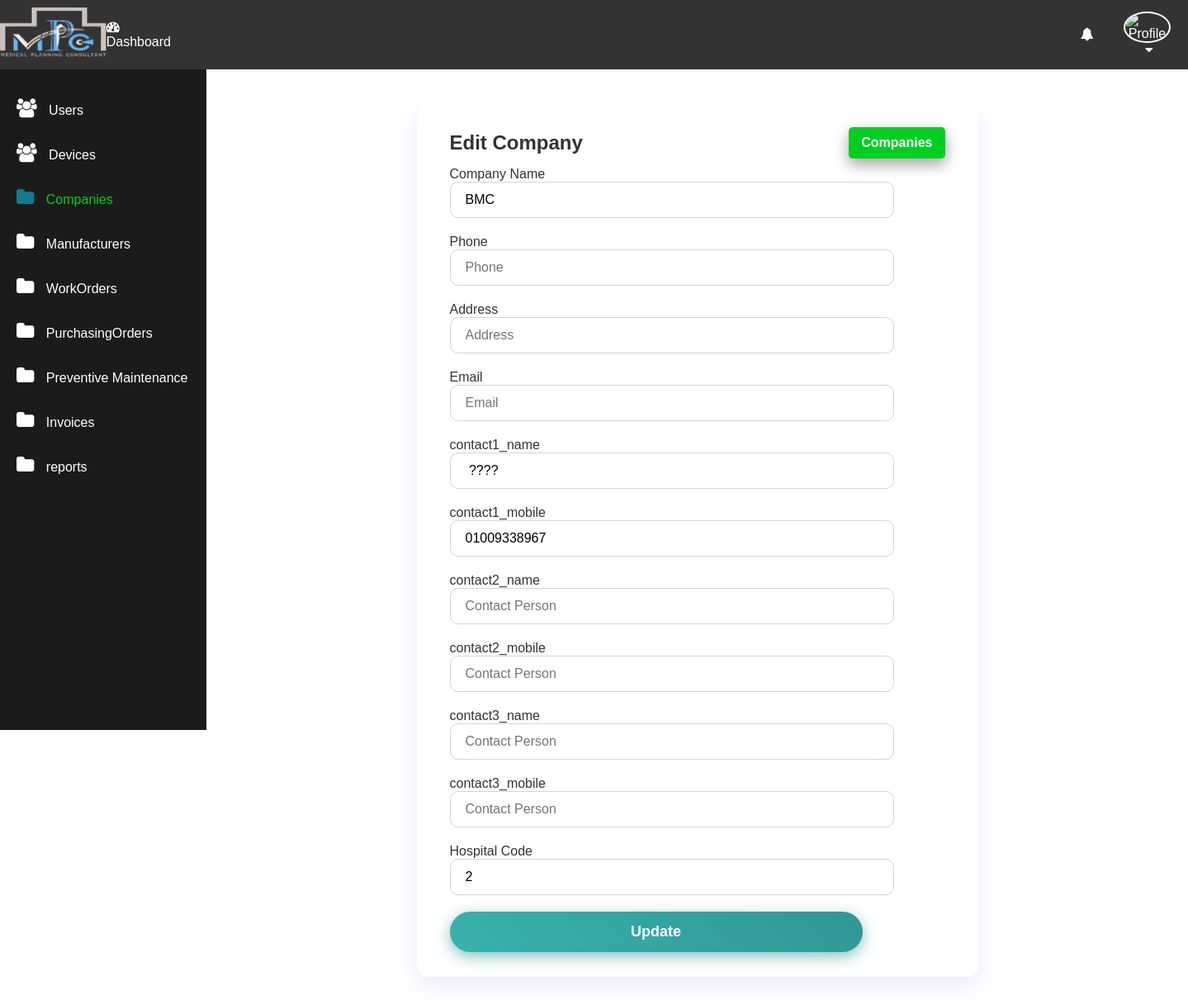
Page /edit-company.php?company_name=BMC (signed in) on the committed database.
### tables this page shows
CREATE TABLE company (
     company_name VARCHAR(255) PRIMARY KEY,
	 phone VARCHAR(20),
	 company_address  VARCHAR(100),
	 company_email  VARCHAR(100),
	 contact1_name VARCHAR(100),
	 contact1_title VARCHAR(100),
	 contact1_mobile VARCHAR(100),
	 contact1_email VARCHAR(100),
	 contact2_name VARCHAR(100),
	 contact2_title VARCHAR(100),
	 contact2_mobile VARCHAR(100),
	 contact2_email VARCHAR(100),
	 contact3_name VARCHAR(100),
	 contact3_title VARCHAR(100),
	 contact3_mobile VARCHAR(100),
	 contact3_email VARCHAR(100),
	 note VARCHAR(255),
	 hospital_code INT NOT NULL,
  created_by VARCHAR(50) NOT NULL,
	 FOREIGN KEY (created_by) REFERENCES users(username),
	 FOREIGN KEY (hospital_code) REFERENCES hospitals(hospital_code)
);

### app/Model/Devices.php (called while the page is built, shortened)
<?php
function get_company_by_name($conn,$company_name)
{
    $sql = "SELECT * FROM company WHERE company_name = ?";
    $stmt = $conn->prepare($sql);
    $stmt->execute([$company_name]);
    return $stmt->fetch(PDO::FETCH_ASSOC);
}

### edit-company.php (the view, shortened to what this page needs)
<?php
if (isset($_SESSION['role']) && isset($_SESSION['id']) && $_SESSION['role'] == "admin") {
    include "DB_connection.php";
    include "app/Model/Devices.php";
    $company_name = $_GET['company_name'];
    $company = get_company_by_name($conn, $company_name);
 ?>
<!DOCTYPE html>
<html lang="en">
<head>
    <link rel="stylesheet" href="https://stackpath.bootstrapcdn.com/font-awesome/4.7.0/css/font-awesome.min.css" />
    <link rel="stylesheet" href="css/style.css" />
</head>
<body>
    <?php include "inc/header.php"; ?>
    <div class="body">
        <?php include "inc/nav.php"; ?>
        <section class="section-1">
            <h4 class="title">Edit Company <a href="company.php">Companies</a></h4>
            <form class="form-1" method="POST" action="app/update-company.php">
                <div class="form-group">
                    <label>Company Name</label>
                    <input type="text" name="company_name" class="input-1" placeholder="Company Name" value="<?= htmlspecialchars($company['company_name']); ?>" required />
                </div>
                <div class="form-group">
                    <label>Phone</label>
                    <input type="text" name="phone" class="input-1" placeholder="Phone" value="<?= htmlspecialchars($company['phone']); ?>" required />
                </div>
                <div class="form-group">
                    <label>Address</label>
                    <input type="text" name="company_address"  class="input-1" placeholder="Address" value="<?= htmlspecialchars($company['company_address']); ?>" required />
                </div>
                <div class="form-group">
                    <label>Email</label>
                    <input type="email" name="company_email" class="input-1" placeholder="Email" value="<?= htmlspecialchars($company['company_email']); ?>" required />
                </div>
                <div class="form-group">
                    <label>contact1_name</label>
                    <input type="text" name="contact1_name" class="input-1" placeholder="Contact Person" value="<?= htmlspecialchars($company['contact1_name']); ?>" required />
                </div>
                <div class="form-group">
                    <label>contact1_mobile</label>
                    <input type="text" name="contact1_mobile" class="input-1" placeholder="Contact Person" value="<?= htmlspecialchars($company['contact1_mobile']); ?>" required />
                </div>
                <div class="form-group">
                    <label>contact2_name</label>
                    <input type="text" name="contact2_name" class="input-1" placeholder="Contact Person" value="<?= htmlspecialchars($company['contact2_name']); ?>" required />
                </div>
                <div class="form-group">
                    <label>contact2_mobile</label>
                    <input type="text" name="contact2_mobile" class="input-1" placeholder="Contact Person" value="<?= htmlspecialchars($company['contact2_mobile']); ?>" required />
                </div>
                <div class="form-group">
                    <label>contact3_name</label>
                    <input type="text" name="contact3_name" class="input-1" placeholder="Contact Person" value="<?= htmlspecialchars($company['contact3_name']); ?>" required />
                </div>
                <div class="form-group">
                    <label>contact3_mobile</label>
                    <input type="text" name="contact3_mobile" class="input-1" placeholder="Contact Person" value="<?= htmlspecialchars($company['contact3_mobile']); ?>" required />
                </div>
                <div class="form-group">
                    <label>Hospital Code</label>
                    <input type="text" name="hospital_code" class="input-1" placeholder="Hospital Code" value="<?= htmlspecialchars($company['hospital_code']); ?>" required />
                </div>
                <button class="edit-btn" type="submit">Update</button>
            </form>
        </section>
    </div>
</body>
</html>
<?php
} else {
    $em = "First login";
    header("Location: login.php?error=$em");
    exit();
}
?>

### css/style.css (style rules this page uses)
* { padding: 0; margin: 0; box-sizing: calc(border-box); font-family: arial, sans-serif; }
.body { display: flex; }
.section-1 { padding: 30px; }
.section-1 .title { margin-bottom: 10px; }
.section-1 .title a { text-decoration: none; display: inline-block; padding-left: 10px; border: none; background: #00CF22; padding: 10px 15px; color: #fff; font-size: 16px; border-radius: 5px; cursor: pointer; outline: none; transition: background 1s; box-shadow: 0 8px 16px 0 rgba(0,0,0,0.2), 0 6px 20px 0 rgba(0,0,0,0.19); }
.section-1 { width: 100%; background: rgb(241, 240, 240); }
.edit-btn { text-decoration: none; display: inline-block; padding-left: 10px; border: none; background: #006CE0; padding: 10px 15px; color: #fff; font-size: 16px; border-radius: 5px; cursor: pointer; outline: none; transition: background 1s; box-shadow: 0 8px 16px 0 rgba(0,0,0,0.2), 0 6px 20px 0 rgba(0,0,0,0.19); }
.form-1 { width: 90%; max-width: 500px; }
.input-1 { border: 2px solid #ccc; width: 100%; padding: 10px; font-size: 15px; outline: none; border-radius: 5px; display: block; }

### edit-company.php (style rules this page uses)
body { font-family: 'Segoe UI', Tahoma, Geneva, Verdana, sans-serif; background: #f7f9ff; color: #333; }
.section-1 { background: #fff; padding: 30px 40px; margin: 40px auto; max-width: 600px; border-radius: 14px; box-shadow: 0 12px 28px rgba(102, 126, 234, 0.15); }
.title { font-size: 24px; margin-bottom: 30px; color: #333; display: flex; justify-content: space-between; align-items: center; }
.title a { background: #667eea; color: #fff; padding: 10px 18px; border-radius: 8px; text-decoration: none; font-weight: 600; box-shadow: 0 3px 8px rgba(102,126,234,0.5); transition: background-color 0.3s ease; }
.form-1 { display: flex; flex-direction: column; gap: 20px; }
.input-1 { padding: 12px 18px; border-radius: 10px; border: 1.5px solid #cbd5e1; font-size: 16px; transition: border-color 0.3s ease; }
.edit-btn { background: linear-gradient(45deg, #38b2ac, #319795); border: none; color: #fff; font-weight: 700; padding: 14px 0; border-radius: 28px; font-size: 18px; box-shadow: 0 5px 18px rgba(49, 151, 149, 0.6); cursor: pointer; transition: background-color 0.3s ease, box-shadow 0.3s ease; user-select: none; }

### inc/header.php (style rules this page uses)
body { margin: 0; font-family: Arial, Helvetica, sans-serif; }

### rows in the picture
company: company_name "BMC", contact1_name "????", contact1_mobile "01009338967", hospital_code "2"
